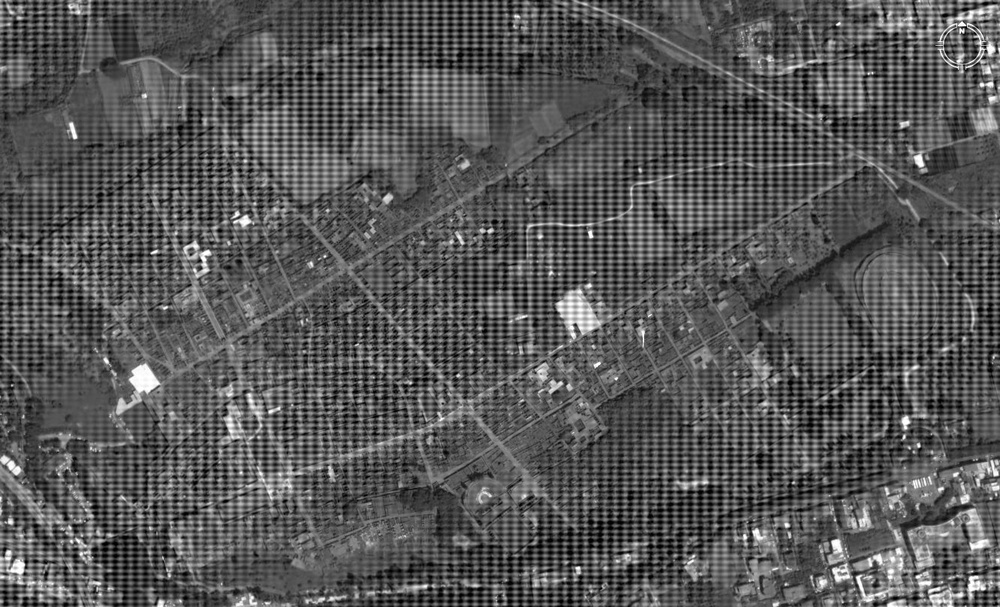
%> input picture lab7/aerial_periodic.jpg, 1000 x 607 px, shrunk from 1332 x 808 before the run
$ octave q4.m   (GNU Octave 9; MATLAB toolbox functions it lacks are replaced by stand-ins)
%> lines starting %> are read from the running program, lines starting %| are printed output that depends on the picture; in (x1, y1, x2, y2) boxes, pixels count from 0 and x2, y2 are one past the last pixel; in counts of white or black regions, pixels touching at a corner belong together; the program's own positions count from 1
### lab7/adaptive.m
function f = adaptive(g, Smax)
%ADPMEDIAN Perform adaptive median filtering.
% F = ADPMEDIAN(G, SMAX) performs adaptive median filtering of
% image G. The median filter starts at size 3-by-3 and iterates up
% to size SMAX-by-SMAX. SMAX must be an odd integer greater than 1.
% SMAX must be an odd, positive integer greater than 1.
if (Smax <= 1) | (Smax/2 == round(Smax/2)) | (Smax ~= round(Smax))
 error('SMAX must be an odd integer > 1.')
end
[M, N] = size(g);
% Initial setup.
f = g;
f(:) = 0;
alreadyProcessed = false(size(g));
% Begin filtering.
for k = 3:2:Smax
 zmin = ordfilt2(g, 1, ones(k, k)); %order-statistic filtering.
 zmax = ordfilt2(g, k * k, ones(k, k));
 zmed = medfilt2(g, [k k]);%median filtering.

 processUsingLevelB = (zmed > zmin) & (zmax > zmed) & ...
 ~alreadyProcessed;
 zB = (g > zmin) & (zmax > g);
 outputZxy = processUsingLevelB & zB;
 outputZmed = processUsingLevelB & ~zB;
 f(outputZxy) = g(outputZxy);
 f(outputZmed) = zmed(outputZmed);

 alreadyProcessed = alreadyProcessed | processUsingLevelB;
 if all(alreadyProcessed(:))
 break;
 end
end
% Output zmed for any remaining unprocessed pixels. Note that this
% zmed was computed using a window of size Smax-by-Smax, which is
% the final value of k in the loop.
f(~alreadyProcessed) = zmed(~alreadyProcessed);

### lab7/q4.m
clc;
clear all;
close all;
I=imread('aerial_periodic.jpg');
%> I is the input picture: size 607x1000 uint8; min 0, max 255, mean 86.8
Im=medfilt2(I,[11 11]);
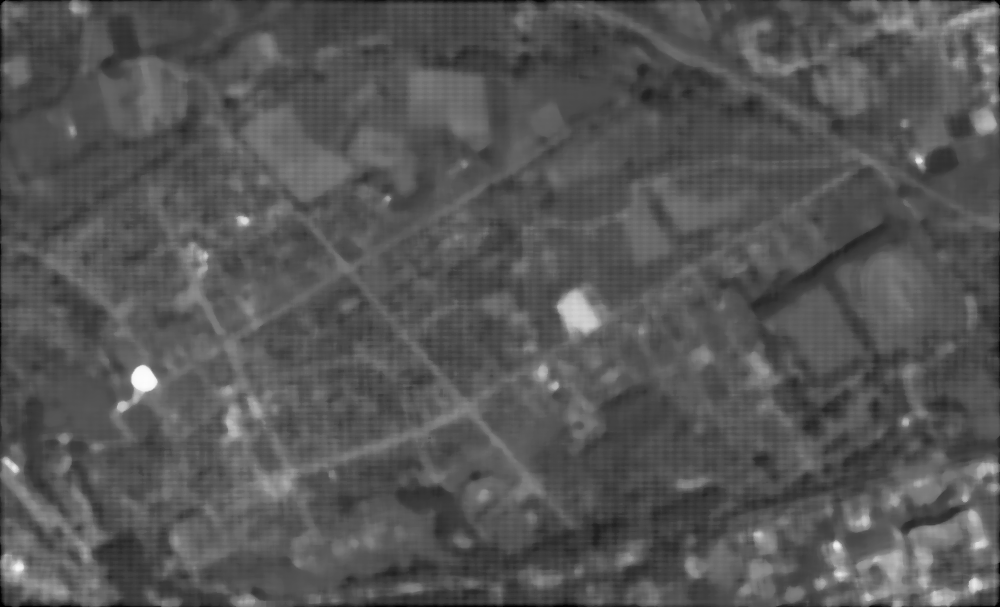
%> Im: size 607x1000 uint8; min 0, max 252, mean 85.8
Iam = adaptive(Im, 11);
%> in adaptive, `f(:) = 0;`: f: size 607x1000 uint8; every value is 0
%> the loop in adaptive, `for k = 3:2:Smax` made 5 passes
%> pass 1, in adaptive, `processUsingLevelB = (zmed > zmin) & (zmax > zmed) & ~alreadyProcessed;`:
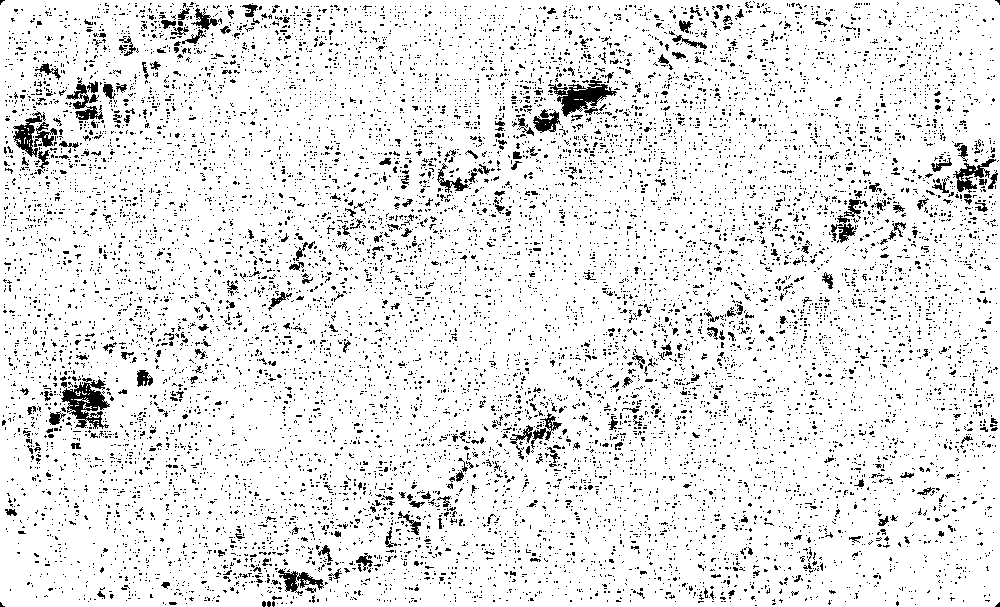
%> processUsingLevelB: size 607x1000 logical; 90.6% white; black in thin lines or dots
%> after the loop in adaptive, `for k = 3:2:Smax`:
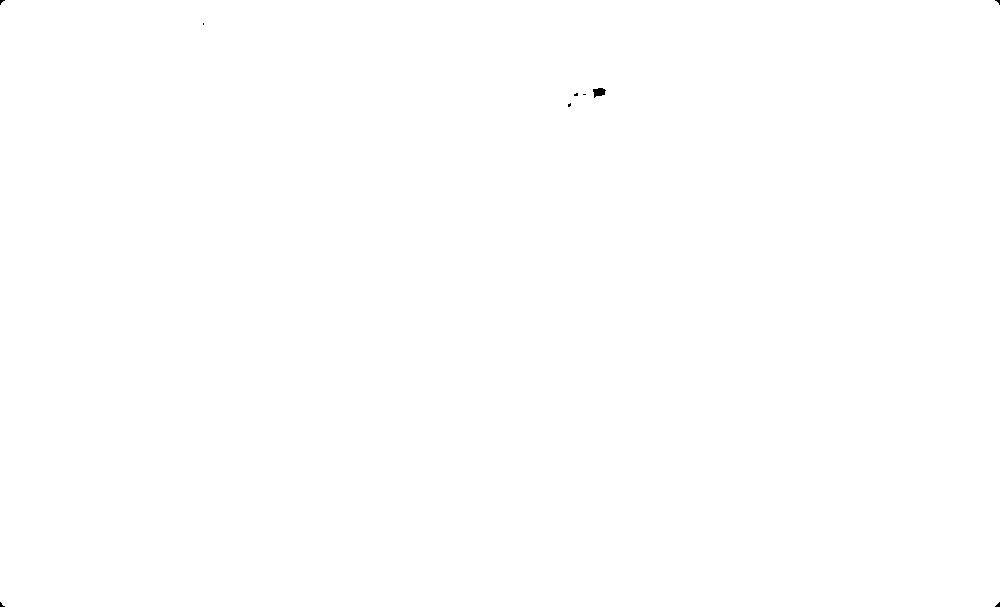
%> alreadyProcessed: size 607x1000 logical; 100% white; 9 black regions (8 under 20 px), largest, box (x1, y1, x2, y2) and area: (593, 88, 606, 98) 86
%> in adaptive, `f(~alreadyProcessed) = zmed(~alreadyProcessed);`: f: size 607x1000 uint8; min 0, max 251, mean 85.8; mean of the top-left, top-right, bottom-left and bottom-right quarters 84.1, 83.4, 89, 86.8

subplot(1,2,1);
imshow(I);
title('Original');

subplot(1,2,2);
imshow(Iam);
title('Output');

$ run again, with lab7/1.jpeg copied over lab7/aerial_periodic.jpg
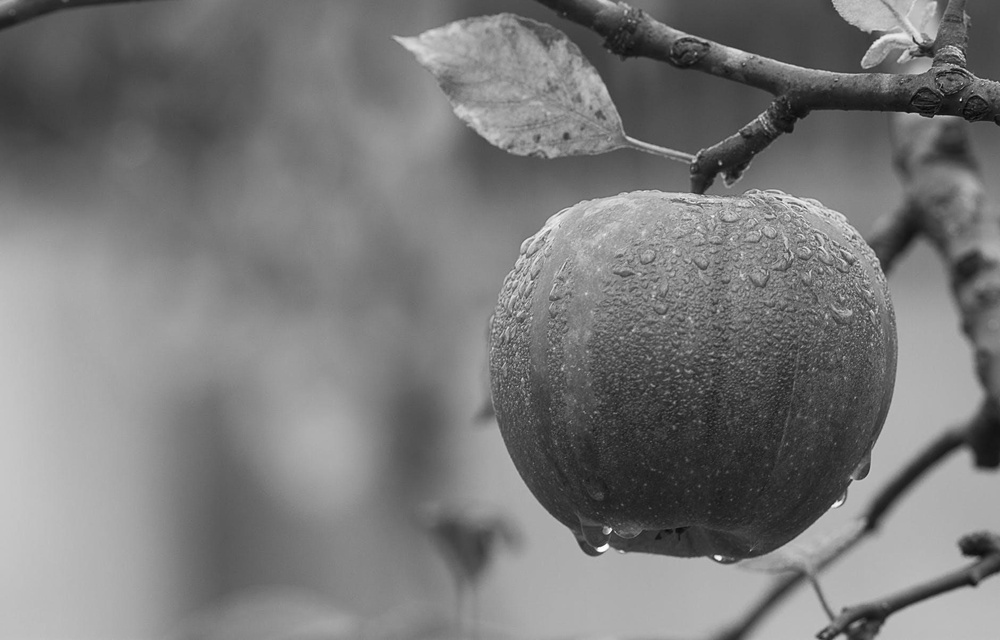
%> input picture lab7/1.jpeg, 1000 x 640 px, shrunk from 1880 x 1204 before the run
%> I is the input picture: size 640x1000 uint8; min 1, max 255, mean 121.2
%> the loop in adaptive, `for k = 3:2:Smax` made 5 passes
%> pass 1, in adaptive, `processUsingLevelB = (zmed > zmin) & (zmax > zmed) & ~alreadyProcessed;`:
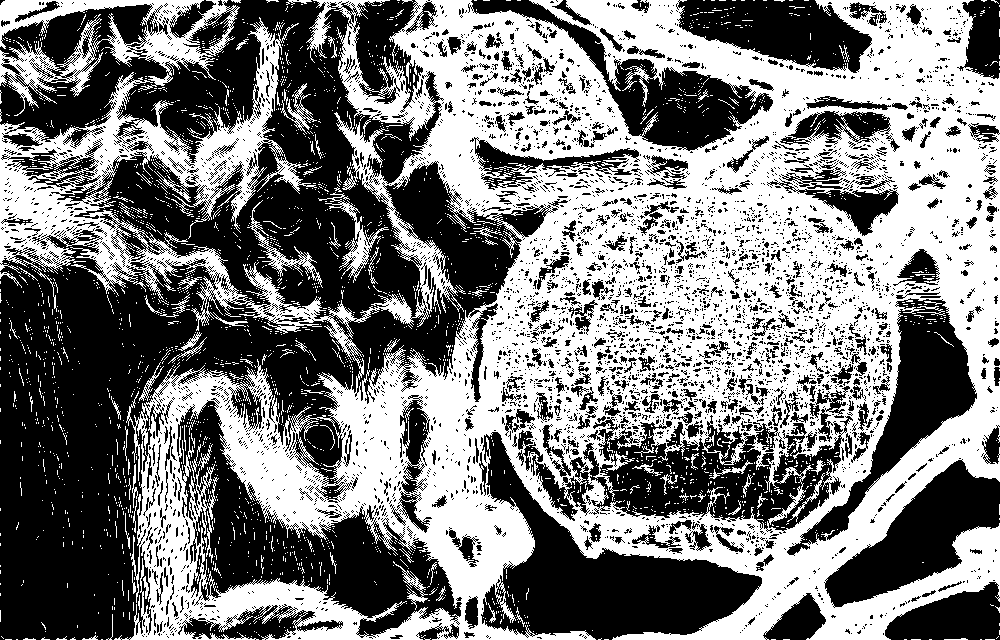
%> processUsingLevelB: size 640x1000 logical; 48.6% white; 2698 white regions (2596 under 20 px), largest, box (x1, y1, x2, y2) and area: (0, 0, 1000, 640) 288535, (0, 0, 240, 116) 8731, (318, 192, 389, 283) 1029
%> in adaptive, `f(~alreadyProcessed) = zmed(~alreadyProcessed);`:
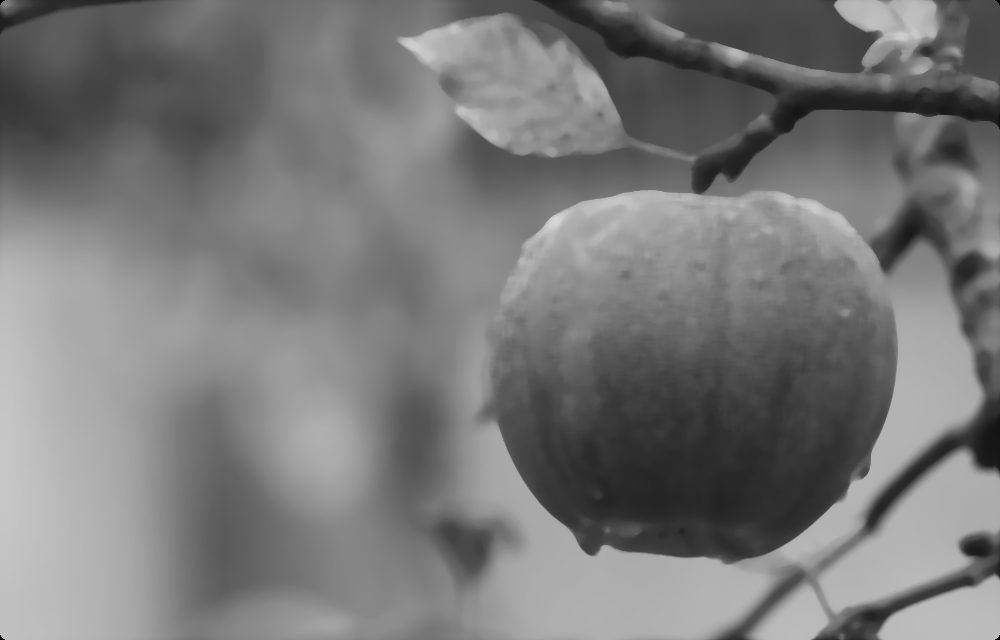
%> f: size 640x1000 uint8; min 0, max 215, mean 120.8
